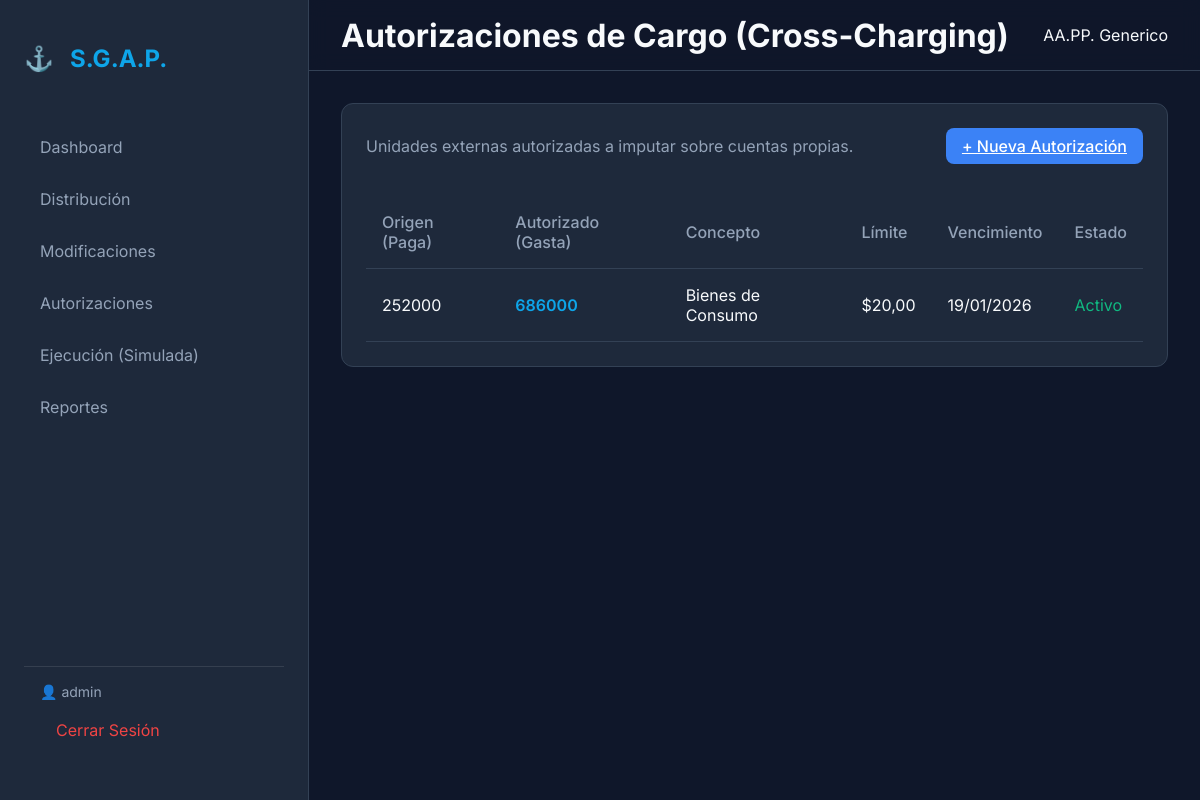
/finance/autorizaciones/ (signed in), run on the app's committed database.
### finance/models.py (models this page shows, shortened)
class AutorizacionCargo(models.Model):
    unidad_origen = models.ForeignKey(UnidadComponente, on_delete=models.PROTECT, related_name="cargos_autorizados")
    unidad_autorizada = models.ForeignKey(UnidadComponente, on_delete=models.PROTECT, related_name="cargos_recibidos")
    clasificador = models.ForeignKey(ClasificadorGasto, on_delete=models.PROTECT)
    monto_maximo = models.DecimalField(max_digits=12, decimal_places=2)
    vencimiento = models.DateField()
    activo = models.BooleanField(default=True)

### core/models.py (models this page shows, shortened)
class UnidadComponente(models.Model):
    nombre = models.CharField(max_length=255)
    codigo = models.CharField(max_length=50) # Removed unique=True to allow shared budget codes
    sigla = models.CharField(max_length=20, unique=True, null=True) # Added Sigla as unique identifier
    es_ejecutora = models.BooleanField(default=False, help_text="Solo UU.CC. del Plan Bienal pueden ejecutar gasto")

class ClasificadorGasto(models.Model):
    NIVEL_CHOICES = (
        (1, "Inciso"),
        (2, "Partida Principal"),
        (3, "Partida Parcial"),
        (4, "Partida Subparcial"),
    )
    codigo = models.CharField(max_length=50)
    descripcion = models.CharField(max_length=255)
    nivel = models.IntegerField(choices=NIVEL_CHOICES)
    padre = models.ForeignKey("self", null=True, blank=True, on_delete=models.CASCADE, related_name="hijos")

### finance/views.py (the view)
# urls.py: path('autorizaciones/', views.lista_autorizaciones, name='lista_autorizaciones'),
@login_required
def lista_autorizaciones(request):
    autorizaciones = AutorizacionCargo.objects.filter(activo=True)
    return render(request, 'finance/lista_autorizaciones.html', {'autorizaciones': autorizaciones})

### finance/templates/finance/lista_autorizaciones.html
{% extends 'base.html' %}
{% block page_title %}Autorizaciones de Cargo (Cross-Charging){% endblock %}
{% block content %}
<div class="card">
    <div style="display: flex; justify-content: space-between; align-items: center; margin-bottom: 2rem;">
        <p style="margin: 0; color: var(--text-muted);">Unidades externas autorizadas a imputar sobre cuentas propias.
        </p>
        <a href="{% url 'finance:nueva_autorizacion' %}" class="btn btn-primary">+ Nueva Autorización</a>
    </div>
    <table>
        <thead>
            <tr>
                <th>Origen (Paga)</th>
                <th>Autorizado (Gasta)</th>
                <th>Concepto</th>
                <th>Límite</th>
                <th>Vencimiento</th>
                <th>Estado</th>
            </tr>
        </thead>
        <tbody>
            {% for a in autorizaciones %}
            <tr>
                <td>{{ a.unidad_origen.codigo }}</td>
                <td>
                    <span style="font-weight: 600; color: var(--accent);">{{ a.unidad_autorizada.codigo }}</span>
                </td>
                <td>{{ a.clasificador.descripcion }}</td>
                <td>${{ a.monto_maximo }}</td>
                <td>{{ a.vencimiento|date:"d/m/Y" }}</td>
                <td>
                    {% if a.activo %}
                    <span style="color: var(--success);">Activo</span>
                    {% else %}
                    <span style="color: var(--text-muted);">Inactivo</span>
                    {% endif %}
                </td>
            </tr>
            {% empty %}
            <tr>
                <td colspan="6" style="text-align: center; padding: 2rem;">No hay autorizaciones activas.</td>
            </tr>
            {% endfor %}
        </tbody>
    </table>
</div>
{% endblock %}

### core/templates/base.html (shortened to what this page needs)
<!DOCTYPE html>
<html lang="es">
<head>
    <link rel="stylesheet" href="/static/css/style.css">
</head>
<body>
    <div class="app-container">
        <aside class="sidebar">
            <div class="logo-area">
                <div class="logo-icon">⚓</div>
                <h2>S.G.A.P.</h2>
            </div>
            <nav>
                <a href="{% url 'dashboard:home' %}" class="nav-item">Dashboard</a>
                <a href="{% url 'finance:lista_creditos' %}" class="nav-item">Distribución</a>
                <a href="{% url 'finance:modificaciones' %}" class="nav-item">Modificaciones</a>
                <a href="{% url 'finance:lista_autorizaciones' %}" class="nav-item">Autorizaciones</a>
                <a href="{% url 'finance:simular_ejecucion' %}" class="nav-item">Ejecución (Simulada)</a>
                <a href="{% url 'dashboard:reporte_estado_mensual' %}" class="nav-item">Reportes</a>
            </nav>
            <div style="margin-top: auto; padding: 1rem; border-top: 1px solid rgba(255,255,255,0.1);">
                <div style="color: #94a3b8; font-size: 0.875rem; margin-bottom: 0.5rem;">
                    👤 {{ user.username }}
                </div>
                <a href="{% url 'core:logout' %}" class="nav-item" style="color: #ef4444;">Cerrar Sesión</a>
            </div>
        </aside>
        <main class="content-area">
            <header class="top-bar">
                <h1>{% block page_title %}Panel de Control{% endblock %}</h1>
                <div class="user-profile">
                    <span>AA.PP. Generico</span>
                </div>
            </header>
            <div class="content-wrapper">
                {% block content %}
                {% endblock %}
            </div>
        </main>
    </div>
</body>
</html>

### core/static/css/style.css (style rules this page uses)
:root { --bg-dark: #0f172a; --bg-card: #1e293b; --primary: #3b82f6; --accent: #0ea5e9; --text-main: #f8fafc; --text-muted: #94a3b8; --border: #334155; --success: #10b981; --danger: #ef4444; }
body { margin: 0; font-family: 'Inter', sans-serif; background-color: var(--bg-dark); color: var(--text-main); overflow-x: hidden; }
.app-container { display: flex; height: 100vh; }
.sidebar { width: 260px; background-color: var(--bg-card); border-right: 1px solid var(--border); display: flex; flex-direction: column; padding: 1.5rem; }
.logo-area { display: flex; align-items: center; gap: 1rem; margin-bottom: 2rem; color: var(--accent); }
.logo-icon { font-size: 1.5rem; }
.nav-item { display: block; padding: 0.75rem 1rem; color: var(--text-muted); text-decoration: none; border-radius: 0.5rem; margin-bottom: 0.5rem; transition: all 0.2s; }
.content-area { flex: 1; display: flex; flex-direction: column; overflow-y: auto; }
.top-bar { height: 70px; border-bottom: 1px solid var(--border); display: flex; align-items: center; justify-content: space-between; padding: 0 2rem; background-color: rgba(15, 23, 42, 0.8); backdrop-filter: blur(10px); }
.content-wrapper { padding: 2rem; }
.card { background-color: var(--bg-card); border: 1px solid var(--border); border-radius: 0.75rem; padding: 1.5rem; margin-bottom: 1.5rem; }
.btn { padding: 0.5rem 1rem; border-radius: 0.5rem; border: none; cursor: pointer; font-weight: 500; transition: 0.2s; }
.btn-primary { background-color: var(--primary); color: white; }
table { width: 100%; border-collapse: collapse; }
th, td { text-align: left; padding: 1rem; border-bottom: 1px solid var(--border); }
th { color: var(--text-muted); font-weight: 500; }

### data on the page
AutorizacionCargo: unidad_origen.codigo "252000", unidad_autorizada.codigo "686000", clasificador.descripcion "Bienes de Consumo", monto_maximo "20,00", vencimiento "19/01/2026", activo "Activo"

### other printed values
{{ user.username }} "admin"
